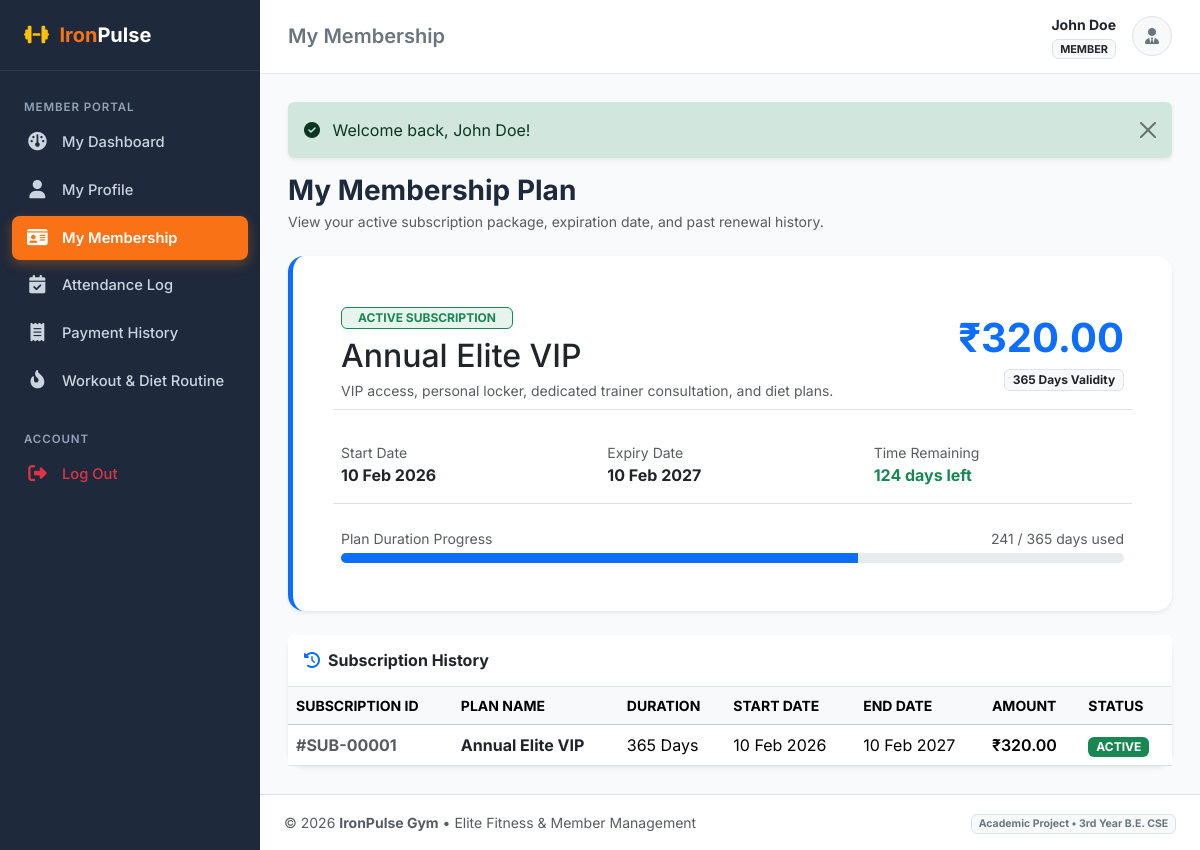
/member/membership.php (signed in), run on an earlier commit of the app's database.
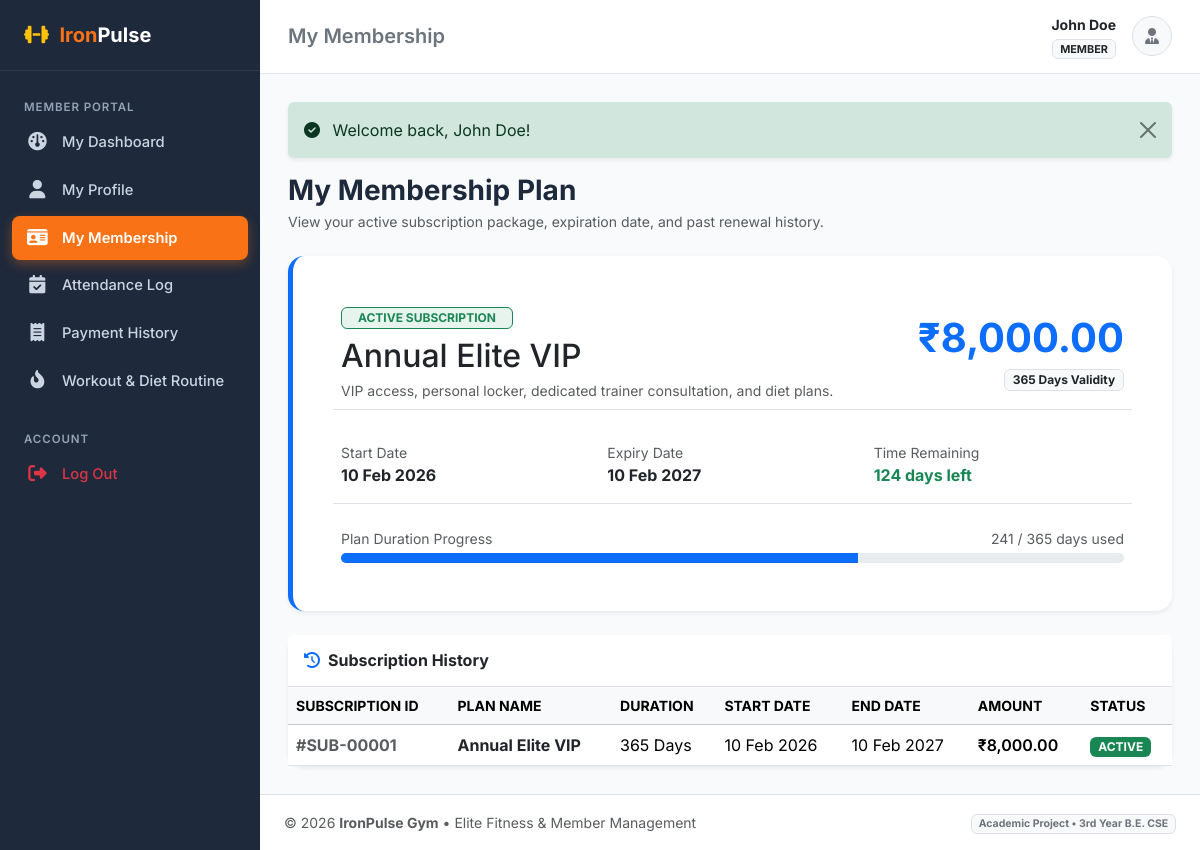
And on a later commit of the database.
### tables this page shows
CREATE TABLE `memberships` (
    `id` INT AUTO_INCREMENT PRIMARY KEY,
    `member_id` INT NOT NULL,
    `plan_id` INT NOT NULL,
    `start_date` DATE NOT NULL,
    `end_date` DATE NOT NULL,
    `status` ENUM('active', 'expired', 'pending', 'cancelled') NOT NULL DEFAULT 'active',
    `created_at` TIMESTAMP DEFAULT CURRENT_TIMESTAMP,
    CONSTRAINT `fk_memberships_member` FOREIGN KEY (`member_id`) 
        REFERENCES `members` (`id`) ON DELETE CASCADE ON UPDATE CASCADE,
    CONSTRAINT `fk_memberships_plan` FOREIGN KEY (`plan_id`) 
        REFERENCES `membership_plans` (`id`) ON DELETE RESTRICT ON UPDATE CASCADE
);

CREATE TABLE `membership_plans` (
    `id` INT AUTO_INCREMENT PRIMARY KEY,
    `plan_name` VARCHAR(100) NOT NULL,
    `duration_days` INT NOT NULL COMMENT 'Duration in number of days',
    `price` DECIMAL(10,2) NOT NULL,
    `description` TEXT DEFAULT NULL,
    `status` ENUM('active', 'inactive') NOT NULL DEFAULT 'active',
    `created_at` TIMESTAMP DEFAULT CURRENT_TIMESTAMP
);

### member/membership.php (the view, shortened to what the changed rows need)
<?php
require_once __DIR__ . '/../includes/functions.php';
$pdo = get_db_connection();
$user = current_user();
$mStmt = $pdo->prepare("SELECT id FROM members WHERE user_id = ?");
$mStmt->execute([$user['id']]);
$memberId = (int)$mStmt->fetchColumn();
$stmt = $pdo->prepare("
    SELECT ms.*, mp.plan_name, mp.duration_days, mp.price, mp.description
    FROM memberships ms
    JOIN membership_plans mp ON ms.plan_id = mp.id
    WHERE ms.member_id = ?
    ORDER BY ms.id DESC
");
$stmt->execute([$memberId]);
$memberships = $stmt->fetchAll();
$activeSub = null;
foreach ($memberships as $sub) {
    if ($sub['status'] === 'active') {
        $activeSub = $sub;
        break;
    }
}
include __DIR__ . '/../includes/header.php';
?>
<?php if ($activeSub): ?>
    <?php
    $daysLeft = (int)ceil((strtotime($activeSub['end_date']) - time()) / 86400);
    $totalDays = (int)$activeSub['duration_days'];
    $daysPassed = max(0, $totalDays - $daysLeft);
    $progressPct = ($totalDays > 0) ? min(100, round(($daysPassed / $totalDays) * 100)) : 100;
    ?>
    <div class="card border-0 shadow-sm rounded-4 mb-4 overflow-hidden border-start border-primary border-5">
        <div class="card-body p-4 p-md-5">
            <div class="d-flex flex-column flex-md-row justify-content-between align-items-md-center gap-3 mb-4">
                <div>
                    <span class="badge bg-success bg-opacity-10 text-success border border-success px-3 py-1 mb-2">ACTIVE SUBSCRIPTION</span>
                    <h2 class="fw-extrabold text-dark mb-1"><?= htmlspecialchars($activeSub['plan_name']) ?></h2>
                    <p class="text-muted small mb-0"><?= htmlspecialchars($activeSub['description'] ?? 'Unlimited access to gym facilities.') ?></p>
                </div>
                <div class="text-md-end">
                    <div class="display-6 fw-bold text-primary mb-1"><?= format_currency($activeSub['price']) ?></div>
                    <div class="badge bg-light text-dark border"><?= $totalDays ?> Days Validity</div>
                </div>
            </div>
            <div class="row g-3 py-3 border-top border-bottom mb-4">
                <div class="col-sm-4">
                    <span class="text-muted small d-block">Start Date</span>
                    <strong class="text-dark fs-6"><?= format_date($activeSub['start_date']) ?></strong>
                </div>
                <div class="col-sm-4">
                    <span class="text-muted small d-block">Expiry Date</span>
                    <strong class="text-dark fs-6"><?= format_date($activeSub['end_date']) ?></strong>
                </div>
                <div class="col-sm-4">
                    <span class="text-muted small d-block">Time Remaining</span>
                    <strong class="text-success fs-6"><?= max(0, $daysLeft) ?> days left</strong>
                </div>
            </div>
            <div>
                <div class="d-flex justify-content-between text-muted small mb-1">
                    <span>Plan Duration Progress</span>
                    <span><?= $daysPassed ?> / <?= $totalDays ?> days used</span>
                </div>
                <div class="progress" style="height: 10px;">
                    <div class="progress-bar bg-primary" role="progressbar" style="width: <?= $progressPct ?>%;"></div>
                </div>
            </div>
        </div>
    </div>
<?php endif; ?>
<div class="card border-0 shadow-sm rounded-4">
    <div class="card-body p-0">
        <div class="table-responsive">
            <table class="table table-hover align-middle mb-0">
                <thead class="table-light small text-uppercase">
                    <tr>
                        <th>Subscription ID</th>
                        <th>Plan Name</th>
                        <th>Duration</th>
                        <th>Start Date</th>
                        <th>End Date</th>
                        <th>Amount</th>
                        <th>Status</th>
                    </tr>
                </thead>
                <tbody>
                    <?php if (!empty($memberships)): ?>
                        <?php foreach ($memberships as $ms): ?>
                            <tr>
                                <td class="fw-bold text-muted">#SUB-<?= str_pad($ms['id'], 5, '0', STR_PAD_LEFT) ?></td>
                                <td class="fw-bold text-dark"><?= htmlspecialchars($ms['plan_name']) ?></td>
                                <td><?= (int)$ms['duration_days'] ?> Days</td>
                                <td><?= format_date($ms['start_date']) ?></td>
                                <td><?= format_date($ms['end_date']) ?></td>
                                <td class="fw-semibold"><?= format_currency($ms['price']) ?></td>
                                <td><?= get_status_badge($ms['status']) ?></td>
                            </tr>
                        <?php endforeach; ?>
                    <?php else: ?>
                        <tr>
                            <td colspan="7" class="text-center py-4 text-muted">No past subscriptions found.</td>
                        </tr>
                    <?php endif; ?>
                </tbody>
            </table>
        </div>
    </div>
</div>
<?php include __DIR__ . '/../includes/footer.php'; ?>

### includes/functions.php (shortened to what the changed rows need)
<?php
function format_date($dateStr, $format = 'd M Y') {
    $timestamp = strtotime($dateStr);
    return $timestamp ? date($format, $timestamp) : 'N/A';
}
function format_currency($amount) {
  return '₹' . number_format($amount, 2);;
}
function get_status_badge($status) {
    $statusLower = strtolower(trim((string)$status));
    $badgeClass = 'bg-secondary';
    switch ($statusLower) {
        case 'active':
        case 'paid':
        case 'present':
            $badgeClass = 'bg-success';
            break;
    }
    return '<span class="badge ' . $badgeClass . ' text-uppercase px-2 py-1">' . htmlspecialchars(ucfirst($status)) . '</span>';
}

What changed in the data, as far as the page shows it:
changed through a linked row, memberships "ACTIVE": plan.price "₹320.00" → "₹8,000.00"
